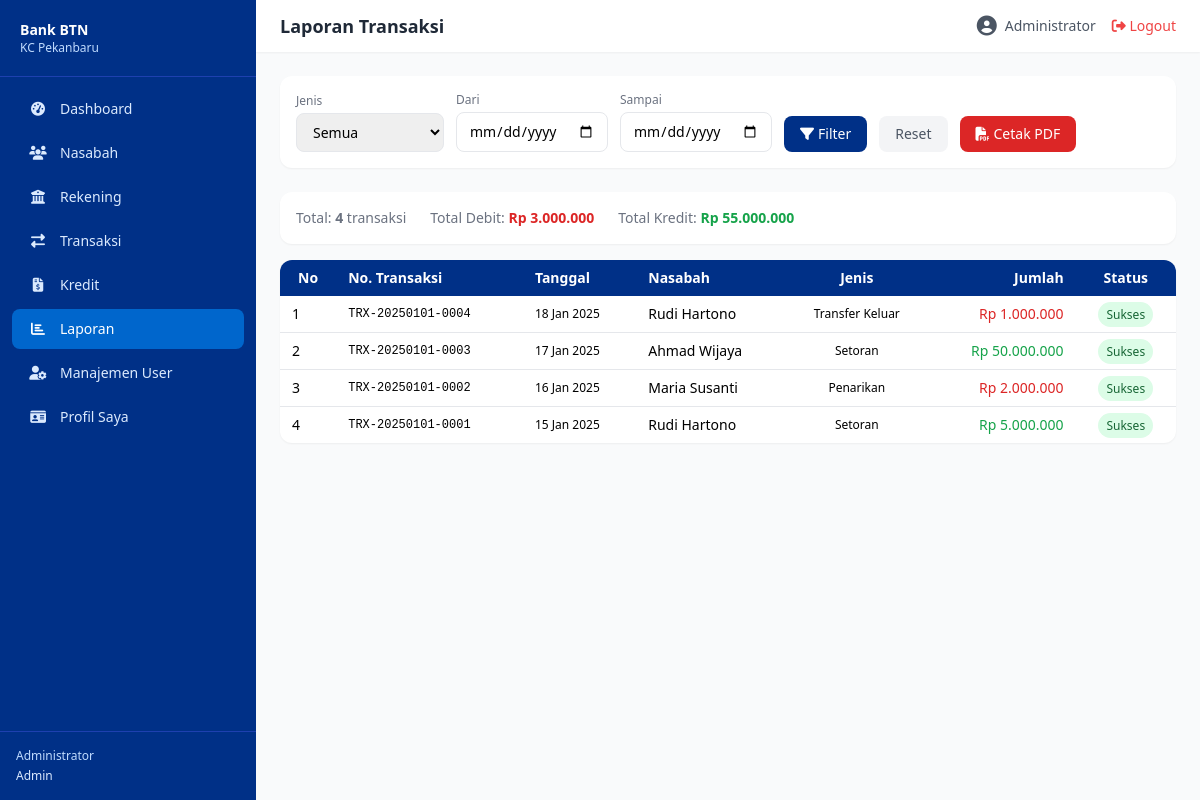
/public/laporan/transaksi (signed in), run on the app's committed database.
### tables this page shows
CREATE TABLE transaksi (
    id BIGINT UNSIGNED AUTO_INCREMENT PRIMARY KEY,
    no_transaksi VARCHAR(30) NOT NULL UNIQUE,
    rekening_id BIGINT UNSIGNED NOT NULL,
    rekening_tujuan_id BIGINT UNSIGNED NULL,
    jenis_transaksi ENUM('setoran','penarikan','transfer_masuk','transfer_keluar') NOT NULL,
    jumlah DECIMAL(15,2) NOT NULL,
    saldo_sebelum DECIMAL(15,2) NOT NULL,
    saldo_sesudah DECIMAL(15,2) NOT NULL,
    keterangan VARCHAR(255) NULL,
    tanggal_transaksi DATETIME NOT NULL DEFAULT CURRENT_TIMESTAMP,
    teller_id BIGINT UNSIGNED NOT NULL,
    status ENUM('sukses','batal','pending') NOT NULL DEFAULT 'sukses',
    created_at TIMESTAMP DEFAULT CURRENT_TIMESTAMP,
    FOREIGN KEY (rekening_id) REFERENCES rekening(id) ON DELETE CASCADE,
    FOREIGN KEY (rekening_tujuan_id) REFERENCES rekening(id) ON DELETE SET NULL,
    FOREIGN KEY (teller_id) REFERENCES users(id),
    INDEX idx_rekening (rekening_id),
    INDEX idx_tanggal (tanggal_transaksi),
    INDEX idx_jenis (jenis_transaksi)
);

CREATE TABLE nasabah (
    id BIGINT UNSIGNED AUTO_INCREMENT PRIMARY KEY,
    no_nasabah VARCHAR(20) NOT NULL UNIQUE,
    nik VARCHAR(16) NOT NULL UNIQUE,
    nama_lengkap VARCHAR(255) NOT NULL,
    tempat_lahir VARCHAR(100) NULL,
    tanggal_lahir DATE NOT NULL,
    jenis_kelamin ENUM('L','P') NOT NULL,
    agama VARCHAR(20) NULL,
    status_perkawinan ENUM('lajang','menikah','cerai') DEFAULT 'lajang',
    pekerjaan VARCHAR(100) NULL,
    penghasilan_bulanan DECIMAL(15,2) NULL,
    no_telepon VARCHAR(20) NOT NULL,
    email VARCHAR(255) NULL,
    alamat TEXT NOT NULL,
    rt_rw VARCHAR(10) NULL,
    kelurahan VARCHAR(100) NULL,
    kecamatan VARCHAR(100) NULL,
    kota_kabupaten VARCHAR(100) NOT NULL,
    provinsi VARCHAR(100) NOT NULL,
    kode_pos VARCHAR(10) NULL,
    no_ktp_path VARCHAR(500) NULL,
    status ENUM('aktif','nonaktif','blacklist') NOT NULL DEFAULT 'aktif',
    created_by BIGINT UNSIGNED NULL,
    updated_by BIGINT UNSIGNED NULL,
    created_at TIMESTAMP DEFAULT CURRENT_TIMESTAMP,
    updated_at TIMESTAMP DEFAULT CURRENT_TIMESTAMP ON UPDATE CURRENT_TIMESTAMP,
    deleted_at TIMESTAMP NULL,
    FOREIGN KEY (created_by) REFERENCES users(id) ON DELETE SET NULL,
    FOREIGN KEY (updated_by) REFERENCES users(id) ON DELETE SET NULL,
    INDEX idx_nik (nik),
    INDEX idx_nama (nama_lengkap),
    INDEX idx_status (status)
);

### core/Controller.php (called while the page is built, shortened)
<?php
class Controller {
    protected function view(string $view, array $data = []): void {
        extract($data);
        $viewFile = '../app/views/' . str_replace('.', '/', $view) . '.php';
        require_once $viewFile;
    }
    protected function get(string $key, $default = null) {
        return isset($_GET[$key]) ? trim($_GET[$key]) : $default;
    }
}

### app/controllers/LaporanController.php (called while the page is built, shortened)
<?php
class LaporanController extends Controller {
    public function transaksi(): void {
        $filter = [
            'jenis_transaksi' => $this->get('jenis_transaksi', ''),
            'tanggal_dari' => $this->get('tanggal_dari', ''),
            'tanggal_sampai' => $this->get('tanggal_sampai', ''),
        ];
        $db = Database::getInstance()->getConnection();
        $where = ['1=1'];
        $params = [];
        $whereStr = implode(' AND ', $where);
        $stmt = $db->prepare("SELECT t.*, r.no_rekening, n.nama_lengkap FROM transaksi t
            JOIN rekening r ON t.rekening_id = r.id JOIN nasabah n ON r.nasabah_id = n.id
            WHERE $whereStr ORDER BY t.tanggal_transaksi DESC LIMIT 500");
        $stmt->execute($params);
        $data = $stmt->fetchAll(PDO::FETCH_ASSOC);
        $this->view('laporan.transaksi', [
            'title' => 'Laporan Transaksi',
            'data' => $data,
            'filter' => $filter,
        ]);
    }
}

### core/App.php (called while the page is built, shortened)
<?php
class App {
    protected $method = 'index';
    public function __construct() {
        $url = $this->parseUrl();
        $controllerMap = [
            'auth'       => 'AuthController',
            'dashboard'  => 'DashboardController',
            'nasabah'    => 'NasabahController',
            'rekening'   => 'RekeningController',
            'transaksi'  => 'TransaksiController',
            'kredit'     => 'KreditController',
            'laporan'    => 'LaporanController',
            'users'      => 'UserController',
            'profile'    => 'ProfileController',
        ];
        if ($url && isset($controllerMap[$url[0]])) {
            $ctrlClass = $controllerMap[$url[0]];
            $ctrlFile = '../app/controllers/' . $ctrlClass . '.php';
            if (file_exists($ctrlFile)) {
                unset($url[0]);
            }
        } else if ($url && !isset($controllerMap[$url[0]])) {
            $ctrlFile = '../app/controllers/DashboardController.php';
            if (file_exists($ctrlFile)) {
                require_once $ctrlFile;
            }
        } else {
            $ctrlFile = '../app/controllers/DashboardController.php';
            if (file_exists($ctrlFile)) {
                require_once $ctrlFile;
            }
        }
        $ctrl = new $this->controller;
        if (isset($url[1]) && method_exists($ctrl, $url[1])) {
            $this->method = $url[1];
            unset($url[1]);
        }
        $this->params = $url ? array_values($url) : [];
        call_user_func_array([$ctrl, $this->method], $this->params);
    }
    protected function parseUrl(): array {
        if (isset($_GET['url'])) {
            return explode('/', filter_var(rtrim($_GET['url'], '/'), FILTER_SANITIZE_URL));
        }
        return [];
    }
}

### public/index.php (called while the page is built, shortened)
<?php
require_once __DIR__ . '/../core/Controller.php';
require_once __DIR__ . '/../core/App.php';
require_once __DIR__ . '/../app/helpers/Helper.php';
require_once __DIR__ . '/../app/models/Rekening.php';
require_once __DIR__ . '/../app/models/Transaksi.php';
require_once __DIR__ . '/../app/controllers/LaporanController.php';
$app = new App();

### app/views/laporan/transaksi.php (the view, shortened to what this page needs)
<?php require_once '../app/views/layouts/header.php'; ?>
<div class="bg-white rounded-xl shadow-sm p-4 mb-6">
    <form method="GET" action="<?= BASE_URL ?>/laporan/transaksi" class="flex flex-wrap gap-3 items-end">
        <div><label class="block text-xs text-gray-500 mb-1">Jenis</label><select name="jenis_transaksi" class="px-3 py-2 border rounded-lg text-sm outline-none"><option value="">Semua</option></select></div>
        <div><label class="block text-xs text-gray-500 mb-1">Dari</label><input type="date" name="tanggal_dari" value="<?= $filter['tanggal_dari'] ?>" class="px-3 py-2 border rounded-lg text-sm outline-none"></div>
        <div><label class="block text-xs text-gray-500 mb-1">Sampai</label><input type="date" name="tanggal_sampai" value="<?= $filter['tanggal_sampai'] ?>" class="px-3 py-2 border rounded-lg text-sm outline-none"></div>
        <button type="submit" class="px-4 py-2 bg-btn-primary text-white rounded-lg text-sm"><i class="fas fa-filter mr-1"></i>Filter</button>
        <a href="<?= BASE_URL ?>/laporan/transaksi" class="px-4 py-2 bg-gray-100 text-gray-600 rounded-lg text-sm">Reset</a>
        <a href="<?= BASE_URL ?>/laporan/cetakTransaksi?<?= http_build_query($filter) ?>" target="_blank" class="px-4 py-2 bg-red-600 text-white rounded-lg text-sm"><i class="fas fa-file-pdf mr-1"></i>Cetak PDF</a>
    </form>
</div>
<div class="bg-white rounded-xl shadow-sm p-4 mb-4 flex gap-6">
    <p class="text-sm text-gray-500">Total: <strong><?= count($data) ?></strong> transaksi</p>
    <p class="text-sm text-gray-500">Total Debit: <strong class="text-red-600"><?= Helper::formatRupiah(array_sum(array_map(fn($d)=> in_array($d['jenis_transaksi'],['penarikan','transfer_keluar'])?$d['jumlah']:0, $data))) ?></strong></p>
    <p class="text-sm text-gray-500">Total Kredit: <strong class="text-green-600"><?= Helper::formatRupiah(array_sum(array_map(fn($d)=> in_array($d['jenis_transaksi'],['setoran','transfer_masuk'])?$d['jumlah']:0, $data))) ?></strong></p>
</div>
<div class="bg-white rounded-xl shadow-sm overflow-hidden">
    <table class="w-full text-sm">
        <thead class="bg-btn-primary text-white"><tr><th class="px-3 py-2">No</th><th class="px-3 py-2 text-left">No. Transaksi</th><th class="px-3 py-2 text-left">Tanggal</th><th class="px-3 py-2 text-left">Nasabah</th><th class="px-3 py-2">Jenis</th><th class="px-3 py-2 text-right">Jumlah</th><th class="px-3 py-2">Status</th></tr></thead>
        <tbody class="divide-y">
            <?php foreach($data as $i => $d): ?>
            <tr class="hover:bg-gray-50">
                <td class="px-3 py-2"><?= $i+1 ?></td>
                <td class="px-3 py-2 font-mono text-xs"><?= $d['no_transaksi'] ?></td>
                <td class="px-3 py-2 text-xs"><?= Helper::formatTanggal($d['tanggal_transaksi']) ?></td>
                <td class="px-3 py-2"><?= htmlspecialchars($d['nama_lengkap']) ?></td>
                <td class="px-3 py-2 text-center capitalize text-xs"><?= str_replace('_',' ',$d['jenis_transaksi']) ?></td>
                <td class="px-3 py-2 text-right font-medium <?= in_array($d['jenis_transaksi'],['setoran','transfer_masuk'])?'text-green-600':'text-red-600' ?>"><?= Helper::formatRupiah($d['jumlah']) ?></td>
                <td class="px-3 py-2 text-center"><?= Helper::getStatusBadge($d['status']) ?></td>
            </tr>
            <?php endforeach; ?>
        </tbody>
    </table>
</div>
<?php require_once '../app/views/layouts/footer.php'; ?>

### app/helpers/Helper.php (shortened to what this page needs)
<?php
class Helper {
    public static function formatTanggal(?string $date): string {
        $months = ['Jan','Feb','Mar','Apr','Mei','Jun','Jul','Agu','Sep','Okt','Nov','Des'];
        $ts = strtotime($date);
        return date('d', $ts) . ' ' . $months[(int)date('m', $ts) - 1] . ' ' . date('Y', $ts);
    }
    public static function formatRupiah($amount): string {
        return 'Rp ' . number_format((float)$amount, 0, ',', '.');
    }
    public static function getStatusBadge(string $status): string {
        $colors = [
            'aktif' => 'bg-green-100 text-green-800',
            'nonaktif' => 'bg-gray-100 text-gray-800',
            'blacklist' => 'bg-red-100 text-red-800',
            'beku' => 'bg-yellow-100 text-yellow-800',
            'tutup' => 'bg-red-100 text-red-800',
            'sukses' => 'bg-green-100 text-green-800',
            'batal' => 'bg-red-100 text-red-800',
            'pending' => 'bg-yellow-100 text-yellow-800',
            'lancar' => 'bg-green-100 text-green-800',
            'perhatian_khusus' => 'bg-yellow-100 text-yellow-800',
            'kurang_lancar' => 'bg-orange-100 text-orange-800',
            'diragukan' => 'bg-red-100 text-red-700',
            'macet' => 'bg-red-100 text-red-800',
            'lunas' => 'bg-blue-100 text-blue-800',
            'belum_bayar' => 'bg-yellow-100 text-yellow-800',
            'terlambat' => 'bg-red-100 text-red-800',
        ];
        $class = $colors[$status] ?? 'bg-gray-100 text-gray-800';
        $label = ucfirst(str_replace('_', ' ', $status));
        return "<span class=\"px-2 py-1 rounded-full text-xs font-medium {$class}\">{$label}</span>";
    }
}

### data on the page
transaksi: no_transaksi "TRX-20250101-0004", tanggal_transaksi "18 Jan 2025", nasabah.nama_lengkap "Rudi Hartono", jenis_transaksi "Transfer Keluar", jumlah "Rp 1.000.000", status "Sukses"
transaksi: no_transaksi "TRX-20250101-0003", tanggal_transaksi "17 Jan 2025", nasabah.nama_lengkap "Ahmad Wijaya", jenis_transaksi "Setoran", jumlah "Rp 50.000.000", status "Sukses"
transaksi: no_transaksi "TRX-20250101-0002", tanggal_transaksi "16 Jan 2025", nasabah.nama_lengkap "Maria Susanti", jenis_transaksi "Penarikan", jumlah "Rp 2.000.000", status "Sukses"
transaksi: no_transaksi "TRX-20250101-0001", tanggal_transaksi "15 Jan 2025", nasabah.nama_lengkap "Rudi Hartono", jenis_transaksi "Setoran", jumlah "Rp 5.000.000", status "Sukses"

### other printed values
$menu['label'] "Dashboard"
$menu['label'] "Nasabah"
$menu['label'] "Rekening"
$menu['label'] "Transaksi"
$menu['label'] "Kredit"
$menu['label'] "Laporan"
$menu['label'] "Manajemen User"
$menu['label'] "Profil Saya"
Auth::user()['nama'] "Administrator"
Auth::role() "Admin"
$title "Laporan Transaksi"
count($data) "4"
